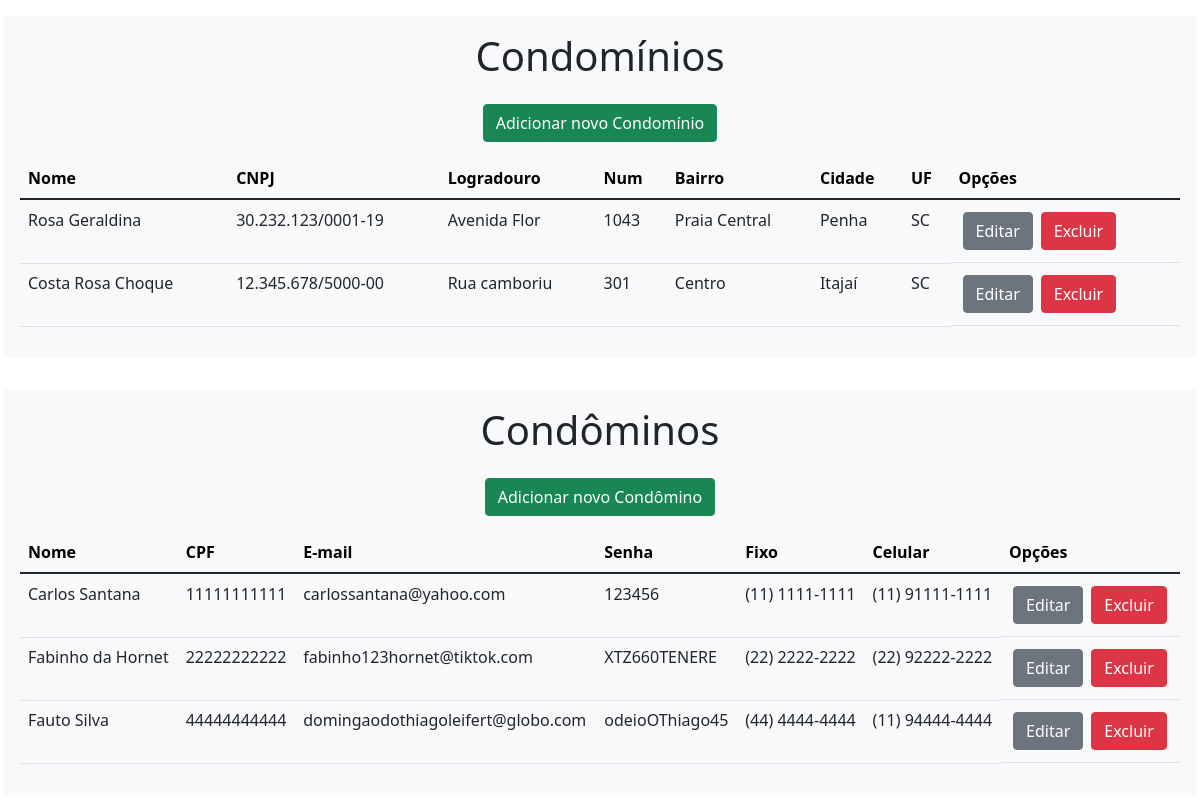
The page / on the database its author committed.
### tables this page shows
CREATE TABLE IF NOT EXISTS `Condominio` (
  `id` INT NOT NULL AUTO_INCREMENT,
  `nome` VARCHAR(100) NOT NULL COMMENT 'Nome do condomínio',
  `cnpj` VARCHAR(18) NOT NULL COMMENT 'CNPJ do condomínio',
  `Endereco_id` INT NOT NULL COMMENT 'Código do endereço do condomínio\n',
  PRIMARY KEY (`id`),
  UNIQUE INDEX `cnpj_UNIQUE` (`cnpj` ASC) VISIBLE,
  INDEX `fk_Condominio_Endereco1_idx` (`Endereco_id` ASC) VISIBLE,
  CONSTRAINT `fk_Condominio_Endereco1`
    FOREIGN KEY (`Endereco_id`)
    REFERENCES `Endereco` (`id`)
    ON DELETE NO ACTION
    ON UPDATE NO ACTION);

CREATE TABLE IF NOT EXISTS `Endereco` (
  `id` INT NOT NULL AUTO_INCREMENT COMMENT 'Codigo do endereço\n',
  `logradouro` VARCHAR(150) NULL COMMENT 'Rua do endereço\n',
  `numero` SMALLINT NULL COMMENT 'Numero do endereço\n',
  `bairro` VARCHAR(50) NULL COMMENT 'Bairro do endereço\n',
  `Cidade_id` INT NOT NULL COMMENT 'Código da cidade do endereço\n',
  PRIMARY KEY (`id`),
  INDEX `fk_Endereco_Cidade1_idx` (`Cidade_id` ASC) VISIBLE,
  CONSTRAINT `fk_Endereco_Cidade1`
    FOREIGN KEY (`Cidade_id`)
    REFERENCES `Cidade` (`id`)
    ON DELETE NO ACTION
    ON UPDATE NO ACTION);

CREATE TABLE IF NOT EXISTS `Cidade` (
  `id` INT NOT NULL AUTO_INCREMENT COMMENT 'Código da cidade\n',
  `nome` VARCHAR(50) NOT NULL COMMENT 'Nome da cidade\n',
  `uf` VARCHAR(2) NOT NULL COMMENT 'UF da cidade\n',
  PRIMARY KEY (`id`));

CREATE TABLE IF NOT EXISTS `Condomino` (
  `id` INT NOT NULL AUTO_INCREMENT,
  `funcao` TINYINT(1) NOT NULL DEFAULT 0 COMMENT 'Função do condômino	0 - Morador, 1 - Síndico, 2 - Subsíndico',
  `nome` VARCHAR(100) NULL COMMENT 'Nome do condômino',
  `cpf` VARCHAR(11) NOT NULL COMMENT 'CPF do condômino',
  `email` VARCHAR(50) NULL COMMENT 'Email do condômino',
  `senha` VARCHAR(32) NOT NULL COMMENT 'Senha do condômino	Salva em hash md5',
  `fixo` VARCHAR(14) NULL COMMENT 'Telefone Fixo do condômino	Formato: (XX) XXXX-XXXX',
  `celular` VARCHAR(15) NULL COMMENT 'Telefone Celular do condômino	Formato: (XX) XXXXX-XXXX',
  PRIMARY KEY (`id`),
  UNIQUE INDEX `cpf_UNIQUE` (`cpf` ASC) VISIBLE);

### index.php (the view, shortened to what this page needs)
<!doctype html>
<?php include('T5_back/connect.php'); ?>
<html lang="pt-BR">
<head>
    <link href="css/normalize.css" rel="stylesheet">
    <link href="css/bootstrap.min.css" rel="stylesheet">
</head>
<body>
    <div class="row">
        <div class="col-lg m-3 p-3 bg-light">
            <h1 class="text-center">Condomínios</h1>
            <div class="d-flex justify-content-center">
                <button class="btn btn-success m-3" onclick="location.href='T5_back/condominio/adicionar.php'">Adicionar novo Condomínio</button>
            </div>
            <table class="table table-hover">
                <thead class="table-light">
                    <tr>
                        <th scope="col">Nome</th>
                        <th scope="col">CNPJ</th>
                        <th scope="col">Logradouro</th>
                        <th scope="col">Num</th>
                        <th scope="col">Bairro</th>
                        <th scope="col">Cidade</th>
                        <th scope="col">UF</th>
                        <th scope="col">Opções</th>
                    </tr>
                </thead>
                <tbody>
                    <?php
                    $sql = "SELECT Condominio.id, Condominio.nome AS nomeCond, Condominio.cnpj AS cnpj, endereco.logradouro AS logr, endereco.numero AS num, endereco.bairro AS bairro, cidade.nome AS nomeCidade, cidade.uf AS uf FROM Condominio
                    INNER JOIN endereco ON Condominio.Endereco_id=endereco.id
                    INNER JOIN cidade ON Endereco.Cidade_id=cidade.id
                    ORDER BY Condominio.id";
                    if ($result = $mysqli->query($sql)) {
                        while ($row = $result->fetch_assoc()) {
                            echo "<tr>";
                            echo "<td>" . $row['nomeCond'] . "</td>";
                            echo "<td>" . $row['cnpj'] . "</td>";
                            echo "<td>" . $row['logr'] . "</td>";
                            echo "<td>" . $row['num'] . "</td>";
                            echo "<td>" . $row['bairro'] . "</td>";
                            echo "<td>" . $row['nomeCidade'] . "</td>";
                            echo "<td>" . $row['uf'] . "</td>";
                            echo "<td class=\"d-flex justify-itens-around\">";
                            echo "<button class=\"btn btn-secondary m-1\" type=\"button\" onclick=\"location.href='T5_back/condominio/editar.php?id=" . $row['id'] . "'\">Editar</button>";
                            echo "<button class=\"btn btn-danger m-1\" type=\"button\" onclick=\"location.href='T5_back/condominio/excluir_controller.php?id=" . $row['id'] . "'\">Excluir</button>";
                            echo "</td>";
                            echo "<tr>";
                        }
                    }
                    ?>
                </tbody>
            </table>
        </div>
        <div class="col-lg m-3 p-3 bg-light">
            <h1 class="text-center">Condôminos</h1>
            <div class="d-flex justify-content-center">
                <button class="btn btn-success m-3" onclick="location.href='T5_back/condomino/adicionar.php'">Adicionar novo Condômino</button>
            </div>
            <table class="table table-hover">
                <thead class="table-light">
                    <tr>
                        <th scope="col">Nome</th>
                        <th scope="col">CPF</th>
                        <th scope="col">E-mail</th>
                        <th scope="col">Senha</th>
                        <th scope="col">Fixo</th>
                        <th scope="col">Celular</th>
                        <th scope="col">Opções</th>
                    </tr>
                </thead>
                <tbody>
                    <?php
                    $sql = "SELECT id, nome, cpf, email, senha, fixo, celular FROM condomino ORDER BY nome";
                    if ($result = $mysqli->query($sql)) {
                        while ($row = $result->fetch_assoc()) {
                            echo "<tr>";
                            echo "<td>" . $row['nome'] . "</td>";
                            echo "<td>" . $row['cpf'] . "</td>";
                            echo "<td>" . $row['email'] . "</td>";
                            echo "<td>" . $row['senha'] . "</td>";
                            echo "<td>" . $row['fixo'] . "</td>";
                            echo "<td>" . $row['celular'] . "</td>";
                            echo "<td class=\"d-flex justify-itens-around\">";
                            echo "<button class=\"btn btn-secondary m-1\" type=\"button\" onclick=\"location.href='T5_back/condomino/editar.php?id=" . $row['id'] . "'\">Editar</button>";
                            echo "<button class=\"btn btn-danger m-1\" type=\"button\" onclick=\"location.href='T5_back/condomino/excluir_controller.php?id=" . $row['id'] . "'\">Excluir</button>";
                            echo "</td>";
                            echo "<tr>";
                        }
                    }
                    ?>
                </tbody>
            </table>
        </div>
    </div>
</body>
</html>

### rows shown on the page
condominio: nome "Rosa Geraldina", cnpj "30.232.123/0001-19", Endereco.logradouro "Avenida Flor", Endereco.numero "1043", Endereco.bairro "Praia Central", cidade.nome "Penha", cidade.uf "SC"
condominio: nome "Costa Rosa Choque", cnpj "12.345.678/5000-00", Endereco.logradouro "Rua camboriu", Endereco.numero "301", Endereco.bairro "Centro", cidade.nome "Itajaí", cidade.uf "SC"
condomino: nome "Carlos Santana", cpf "11111111111", email "carlossantana@yahoo.com", senha "123456", fixo "(11) 1111-1111", celular "(11) 91111-1111"
condomino: nome "Fabinho da Hornet", cpf "22222222222", email "fabinho123hornet@tiktok.com", senha "XTZ660TENERE", fixo "(22) 2222-2222", celular "(22) 92222-2222"
condomino: nome "Fauto Silva", cpf "44444444444", email "domingaodothiagoleifert@globo.com", senha "odeioOThiago45", fixo "(44) 4444-4444", celular "(11) 94444-4444"
